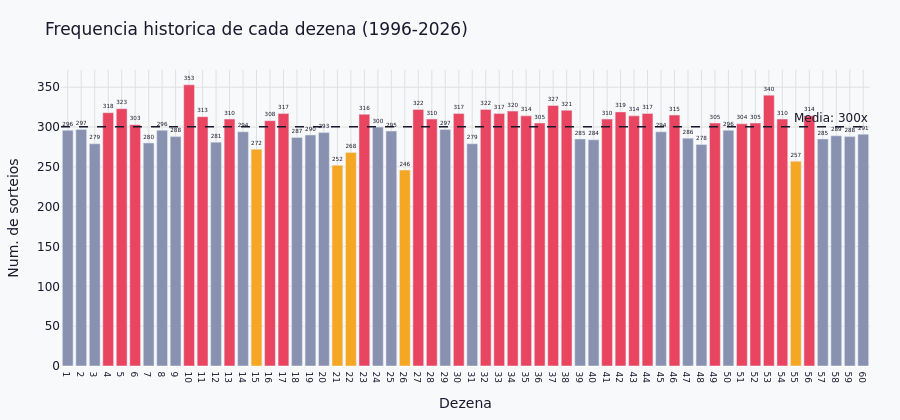

Source (notebook cell):
### Markdown cell above
## 1. Frequencia historica de cada dezena

Quantas vezes cada dezena (1–60) foi sorteada. Barras em destaque = acima da media.

### Code cell
freq   = Counter(all_dezenas())
nums   = list(range(1, 61))
counts = [freq[n] for n in nums]
media  = np.mean(counts)

top5 = sorted(range(1, 61), key=lambda n: freq[n], reverse=True)[:5]
bot5 = sorted(range(1, 61), key=lambda n: freq[n])[:5]

# Cores e opacidades por dezena
colors = []
for n, c in zip(nums, counts):
    if n in top5:
        colors.append(ACCENT)
    elif n in bot5:
        colors.append(HIGHLIGHT)
    elif c >= media:
        colors.append(ACCENT)
    else:
        colors.append(MUTED)

fig = go.Figure(go.Bar(
    x=nums,
    y=counts,
    marker_color=colors,
    text=[f"{c}" for c in counts],
    textposition="outside",
    hovertemplate="Dezena <b>%{x}</b><br>Sorteios: <b>%{y}</b><extra></extra>",
    showlegend=False,
))

fig.add_hline(y=media, line_dash="dash", line_color=PRIMARY, line_width=1.5,
              annotation_text=f"Media: {media:.0f}x",
              annotation_position="top right")

fig.update_layout(
    **LAYOUT,
    title="Frequencia historica de cada dezena (1996-2026)",
    xaxis=dict(title="Dezena", tickmode="linear", tick0=1, dtick=1,
               tickfont=dict(size=9), gridcolor="#e0e0e0"),
    yaxis=dict(title="Num. de sorteios", gridcolor="#e0e0e0"),
    height=420,
)
fig.write_html(EXPORTS / "eda_01_frequencia_dezenas.html")
fig.show()

print(f"Mais frequentes : {sorted(top5)}")
print(f"Menos frequentes: {sorted(bot5)}")

### Figure 1 — Plotly figure (JSON) as saved in the notebook; plotly's stock layout.template omitted (floating-point values rounded to 4 significant figures)
{"data": [{"hovertemplate": "Dezena <b>%{x}</b><br>Sorteios: <b>%{y}</b><extra></extra>", "marker": {"color": ["#8892b0", "#8892b0", "#8892b0", "#e94560", "#e94560", "#e94560", "#8892b0", "#8892b0", "#8892b0", "#e94560", "#e94560", "#8892b0", "#e94560", "#8892b0", "#f5a623", "#e94560", "#e94560", "#8892b0", "#8892b0", "#8892b0", "#f5a623", "#f5a623", "#e94560", "#8892b0", "#8892b0", "#f5a623", "#e94560", "#e94560", "#8892b0", "#e94560", "#8892b0", "#e94560", "#e94560", "#e94560", "#e94560", "#e94560", "#e94560", "#e94560", "#8892b0", "#8892b0", "#e94560", "#e94560", "#e94560", "#e94560", "#8892b0", "#e94560", "#8892b0", "#8892b0", "#e94560", "#8892b0", "#e94560", "#e94560", "#e94560", "#e94560", "#f5a623", "#e94560", "#8892b0", "#8892b0", "#8892b0", "#8892b0"]}, "showlegend": false, "text": ["296", "297", "279", "318", "323", "303", "280", "296", "288", "353", "313", "281", "310", "294", "272", "308", "317", "287", "290", "293", "252", "268", "316", "300", "295", "246", "322", "310", "297", "317", "279", "322", "317", "320", "314", "305", "327", "321", "285", "284", "310", "319", "314", "317", "294", "315", "286", "278", "305", "296", "304", "305", "340", "310", "257", "314", "285", "289", "288", "291"], "textposition": "outside", "type": "bar", "x": [1, 2, 3, 4, 5, 6, 7, 8, 9, 10, 11, 12, 13, 14, 15, 16, 17, 18, 19, 20, 21, 22, 23, 24, 25, 26, 27, 28, 29, 30, 31, 32, 33, 34, 35, 36, 37, 38, 39, 40, 41, 42, 43, 44, 45, 46, 47, 48, 49, 50, 51, 52, 53, 54, 55, 56, 57, 58, 59, 60], "y": [296, 297, 279, 318, 323, 303, 280, 296, 288, 353, 313, 281, 310, 294, 272, 308, 317, 287, 290, 293, 252, 268, 316, 300, 295, 246, 322, 310, 297, 317, 279, 322, 317, 320, 314, 305, 327, 321, 285, 284, 310, 319, 314, 317, 294, 315, 286, 278, 305, 296, 304, 305, 340, 310, 257, 314, 285, 289, 288, 291]}], "layout": {"annotations": [{"showarrow": false, "text": "Media: 300x", "x": 1, "xanchor": "right", "xref": "x domain", "y": 300.2, "yanchor": "bottom", "yref": "y"}], "font": {"color": "#1a1a2e", "family": "DejaVu Sans, sans-serif"}, "height": 420, "hoverlabel": {"bgcolor": "white", "font": {"size": 12}}, "legend": {"bgcolor": "rgba(0,0,0,0)", "borderwidth": 0}, "margin": {"b": 50, "l": 60, "r": 30, "t": 70}, "paper_bgcolor": "#f8f9fa", "plot_bgcolor": "#f8f9fa", "shapes": [{"line": {"color": "#1a1a2e", "dash": "dash", "width": 1.5}, "type": "line", "x0": 0, "x1": 1, "xref": "x domain", "y0": 300.2, "y1": 300.2, "yref": "y"}], "title": {"text": "Frequencia historica de cada dezena (1996-2026)"}, "xaxis": {"dtick": 1, "gridcolor": "#e0e0e0", "tick0": 1, "tickfont": {"size": 9}, "tickmode": "linear", "title": {"text": "Dezena"}}, "yaxis": {"gridcolor": "#e0e0e0", "title": {"text": "Num. de sorteios"}}}}
